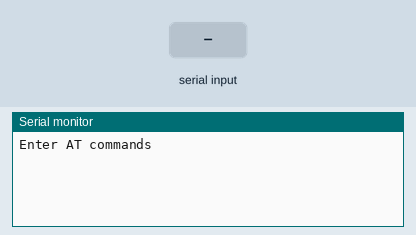
Bench run of a sketch on a simulated Arduino Uno, built with avr-gcc and run on an emulated ATmega328P. On the bench: the last lines printed to the serial monitor. The test bench sets the inputs (shaded band).

Above: at 1.2 s.
1.3 s: "1" received over the second serial link
At 2.0 s:
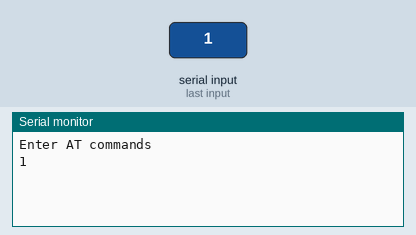
2.8 s: "0" received over the second serial link
At 3.2 s:
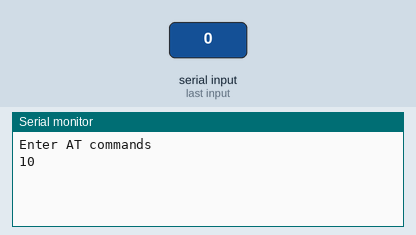

The sketch:

ServerSet.ino
```cpp
#include<Wire.h>
#include<SoftwareSerial.h>

//SoftwareSerial BTSerial(10, 11);  //hc05 rx ; hc05 tx
SoftwareSerial BTSerial(15, 14);
void setup(){
    //pinMode(9 ,OUTPUT);
    //digitalWrite(9, HIGH);
    Serial.begin(9600);
    Serial.println("Enter AT commands");
    BTSerial.begin(115200);
}

void loop(){
    if (BTSerial.available()){
        //char tmp = BTSerial.read();
        Serial.write(BTSerial.read());
        delay(10);
    }
    if (Serial.available()){
        BTSerial.write(Serial.read());
        delay(10);
    }
}
```

Measured:
- after the input at 1.3 s, the serial monitor: prints a new line at once (image 1)
- after the input at 2.8 s, the serial monitor: prints a new line at once (image 2)
